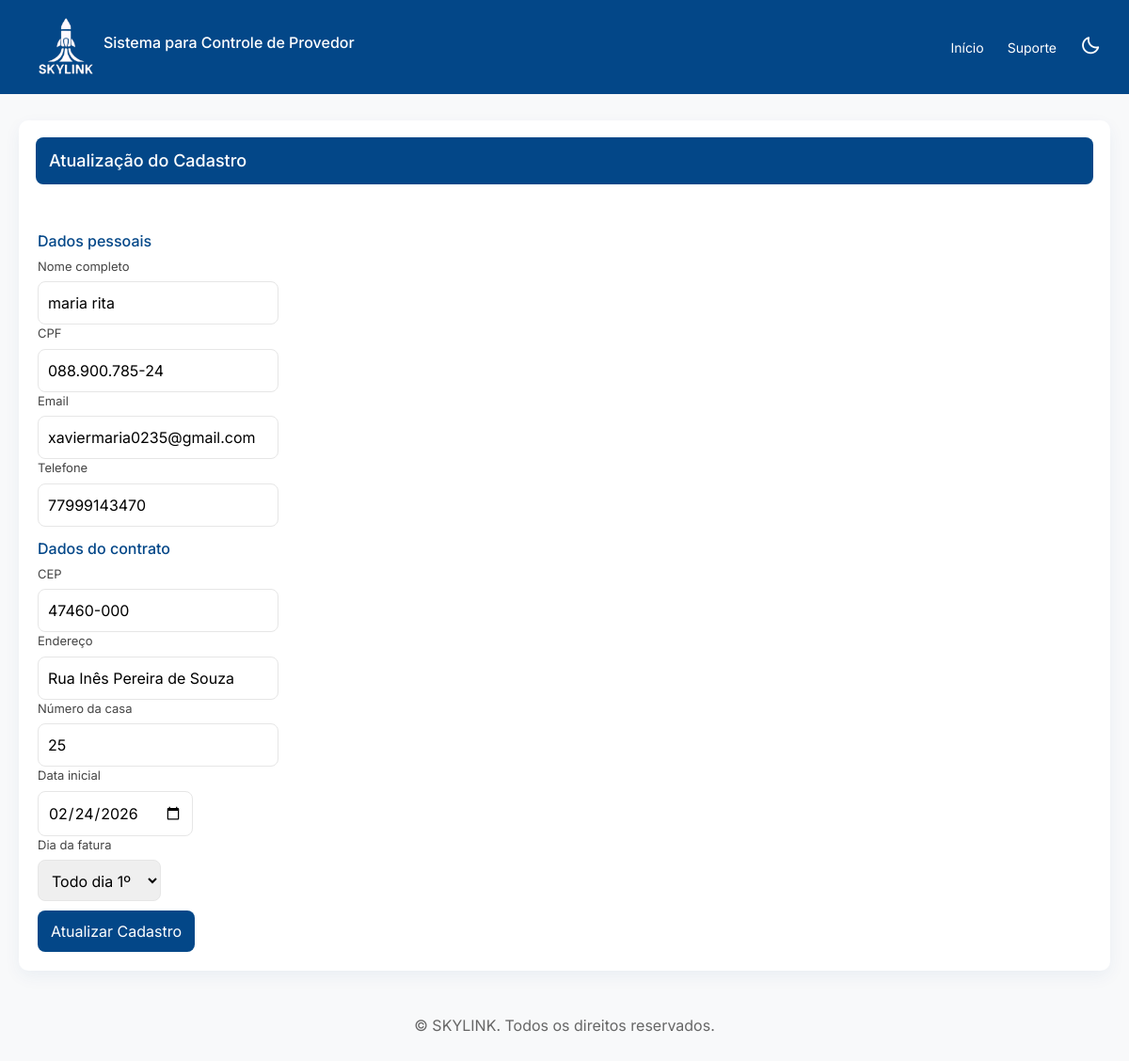
The app's page /editar/2 with its own data.
### models.py (models this page shows, shortened)
class Cliente(db.Model):
    __tablename__ = 'clientes'
    id = db.Column(db.Integer, primary_key = True, autoincrement = True)
    nome_completo = db.Column(db.String(150), nullable = False)
    cpf= db.Column(db.String(150), nullable = False, unique = True)
    email= db.Column(db.String(320), nullable = False, unique = True)
    telefone = db.Column(db.String(20), nullable=False)
    cep = db.Column(db.String(9), nullable=False)
    endereco = db.Column(db.String(255), nullable=False)
    numero_casa = db.Column(db.String(15), nullable=False)
    data_inicial = db.Column(db.DateTime, nullable=False)
    dia_vencimento = db.Column(db.Integer, nullable=False)
    mensalidades = db.relationship(
        'Mensalidade',
        backref='cliente',
        lazy=True,
        cascade="all, delete-orphan"
    )

### main.py (the view, shortened to what this page needs)
@app.route('/editar/<int:id>', methods=['GET', 'POST'])
def editar_cliente(id):
    cliente = Cliente.query.get_or_404(id)
    return render_template('atualizacao.html', cliente=cliente)

### templates/atualizacao.html (shortened to what this page needs)
<!DOCTYPE html>
<html lang="pt-br">
<head>
  <link rel="stylesheet" href="https://unpkg.com/boxicons@2.1.4/css/boxicons.min.css">
  <link href="https://stackpath.bootstrapcdn.com/bootstrap/4.5.2/css/bootstrap.min.css" rel="stylesheet">
  <link rel="stylesheet" href="{{ url_for('static', filename='style.css') }}">
</head>
<body>
  <header class="cabeçalho">
    <div class="logo">
      <img src="{{ url_for('static', filename='imgs/logo.png') }}" alt="Logo inicial">
      <h6>Sistema para Controle de Provedor</h6>
    </div>
    <nav class="menu-navegação">
      <a href="{{ url_for('home') }}">Início</a>
      <a href="{{ url_for('suporte') }}">Suporte</a>
      <button id="btn-tema" class="btn-tema">
        <i class='bx bx-moon'></i>
      </button>
    </nav>
  </header>
  <main>
    <section class="atualizacao-cadastro">
  <h2>Atualização do Cadastro</h2>
  <form method="POST">
    <h3>Dados pessoais</h3>
    <div>
      <label>Nome completo</label>
      <input type="text"
             name="nome_completo"
             value="{{ cliente.nome_completo }}"
             required>
    </div>
    <div>
      <label>CPF</label>
      <input type="text"
             name="cpf"
             value="{{ cliente.cpf }}"
             required>
    </div>
    <div>
      <label>Email</label>
      <input type="email"
             name="email"
             value="{{ cliente.email }}"
             required>
    </div>
    <div>
      <label>Telefone</label>
      <input type="tel"
             name="telefone"
             value="{{ cliente.telefone }}">
    </div>
    <h3>Dados do contrato</h3>
    <div>
      <label>CEP</label>
      <input type="text"
             name="cep"
             value="{{ cliente.cep }}">
    </div>
    <div>
      <label>Endereço</label>
      <input type="text"
             name="endereco"
             value="{{ cliente.endereco }}">
    </div>
    <div>
      <label>Número da casa</label>
      <input type="number"
             name="numero_casa"
             value="{{ cliente.numero_casa }}">
    </div>
    <div>
      <label>Data inicial</label>
      <input type="date"
             name="data_inicial"
             required
             value="{{ cliente.data_inicial.strftime('%Y-%m-%d') if cliente.data_inicial else '' }}">
    </div>
    <div>
      <label>Dia da fatura</label>
      <select name="fatura">
        <option value="valor1"
          {% if cliente.fatura == 'valor1' %}selected{% endif %}>
          Todo dia 1º
        </option>
      </select>
    </div>
    <button type="submit" class="btn-atualizar-cadastro">
      Atualizar Cadastro
    </button>
  </form>
</section>
  </main>
  <footer>
    <p>&copy; SKYLINK. Todos os direitos reservados.</p>
  </footer>
</body>
</html>

### static/style.css (style rules this page uses)
* { box-sizing: border-box; margin: 0; padding: 0; }
html, body { height: 100%; scroll-behavior: smooth; }
body { font-family: 'Inter', system-ui, sans-serif; line-height: 1.5; background: #f8f9fa; color: #222; transition: background 0.3s, color 0.3s; }
.cabeçalho { display: flex; align-items: center; justify-content: space-between; background-color: #034788; padding: 10px 30px; }
.logo { display: flex; align-items: center; color: white; }
.logo img { width: 10vh; }
.menu-navegação { display: flex; gap: 25px; display: flex; align-items: center; justify-content: center; }
.menu-navegação a { color: white; text-decoration: none; font-size: 14px; transition: color 0.3s; }
.cabeçalho h6 { font-size: 1rem; }
.btn-tema { background: transparent; border: none; color: #fff; font-size: 22px; cursor: pointer; transition: transform 0.3s; }
main { max-width: 1200px; margin: 28px auto; padding: 0 20px; }
section { background: #fff; border-radius: 10px; padding: 18px; margin-top: 20px; box-shadow: 0 6px 18px rgba(3, 71, 136, 0.06); transition: background 0.3s, box-shadow 0.3s; }
h2 { background: #034788; color: #fff; padding: 14px; border-radius: 8px; font-size: 18px; }
h3 { margin-top: 14px; font-size: 16px; color: #034788; }
.atualizacao-cadastro h2 { margin-bottom: 35px; }
label { display: block; font-size: 13px; margin-bottom: 6px; color: #444; }
input, select { padding: 10px; border: 1px solid #e6e6e6; border-radius: 8px; }
.btn-cadastrar, .btn-atualizar-cadastro { background: #034788; color: #fff; border: none; padding: 10px 14px; border-radius: 8px; margin-top: 10px; cursor: pointer; transition: background 0.3s; }
footer { max-width: 1200px; margin: 28px auto; padding: 18px; text-align: center; color: #666; }
form { align-content: center; padding: 2px; }

### records on screen
Cliente: nome_completo "maria rita", cpf "088.900.785-24", email "xaviermaria0235@gmail.com", telefone "77999143470", cep "47460-000", endereco "Rua Inês Pereira de Souza", numero_casa "25", data_inicial "02/24/2026"
